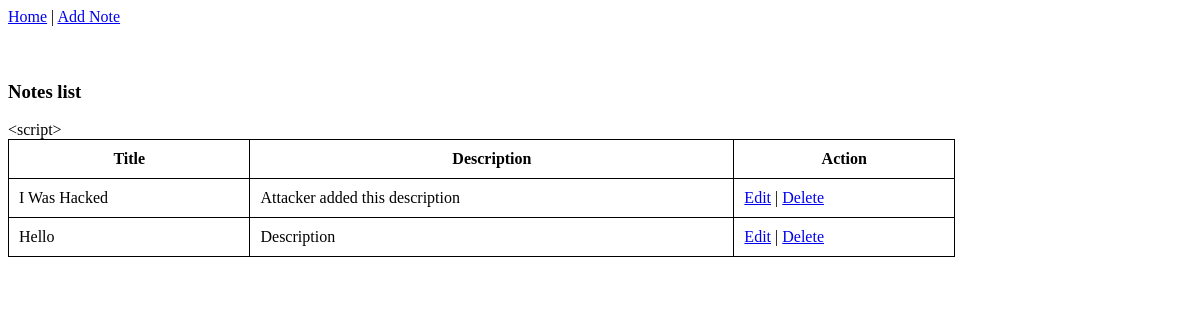
The app's page /notes/ with its own data.
### notes/models.py (models this page shows, shortened)
class Note(models.Model):
    title = models.CharField(max_length = 100)
    description = models.TextField()

### notes/views.py (the view)
# urls.py: path('',views.index,name="index"),
def index(request):
    notes = Note.objects.all().order_by('-id')
    return render(request,"notes/index.html",{'notes':notes})

### notes/templates/notes/index.html
{% extends "notes/base.html"%}
{% block content %}
<h3>Notes list</h3>
&lt;script&gt;
    <table>
        <tr>
            <th>Title</th>
            <th>Description</th>
            <th>Action</th>
        </tr>
        {% for n in notes%}
        <tr>
            <td>{{n.title|title}}</td>
            <td>{{n.description}}</td>
            <td>
                <a href="#">Edit</a> | <a href="{% url 'notes:delete' n.id %}" onclick="return confirm('are you sure to delete?')">Delete</a>
            </td>
        </tr>
        {% endfor%}
    </table>
    {% endblock content %}

### notes/static/notes/style.css (style rules this page uses)
table { width: 80%; border-collapse: collapse; }
th, td { border: 1px solid black; padding: 10px; }

### records on screen
Note: title "I Was Hacked", description "Attacker added this description"
Note: title "Hello", description "Description"
